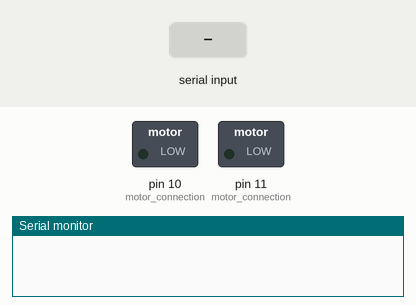
This sketch was run on a simulated Arduino Uno, built with avr-gcc and run on an emulated ATmega328P. Shown: switched loads named in the sketch (green lamp = pin HIGH), the last lines printed to the serial monitor. The test bench sets the inputs (shaded band).

Above: at 1.2 s.
1.3 s: "1" received over the second serial link
At 2.5 s:
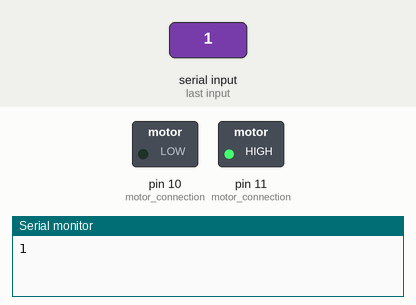
2.8 s: "2" received over the second serial link
At 3.8 s:
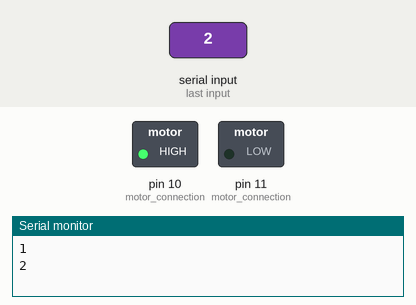
4.3 s: "3" received over the second serial link
At 4.9 s:
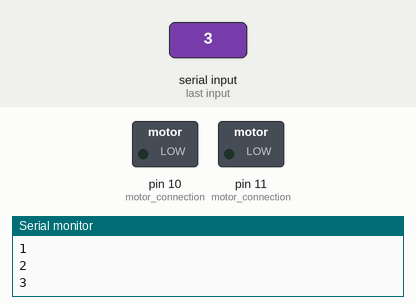
Timing chart, 0 to 7.3 s (numbered marks = the images above; inputs shaded):
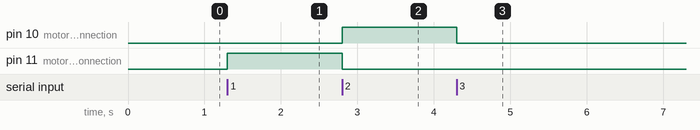

The sketch:

Chapter_6_Robotic_Motion.ino
```cpp
#include <SoftwareSerial.h>
SoftwareSerial Bluetooth(5,6); // RX | TX
char data = 0;
int motor1=10;
int motor2=11;

void setup() {

Bluetooth.begin(9600); //bluetooth communication
Serial.begin(9600);
pinMode(10,OUTPUT);//motor connection
pinMode(11,OUTPUT);//motor connection

}
void loop() {

if (Bluetooth.available()>0)
{

data = Bluetooth.read();      //Read the incoming data and store it into variable data

  Serial.println(data);       //Print Value inside data in Serial monitor


if(data == '1'){
//clockwise
     digitalWrite(10, LOW);
     digitalWrite(11, HIGH);
}

else if(data == '2'){
//anticlockwise
     digitalWrite(10, HIGH);
     digitalWrite(11, LOW);
}

else if(data == '3'){
//stop motor
  digitalWrite(10, LOW);
  digitalWrite(11, LOW);

}
}
}
```

Measured:
- after the input at 1.3 s, pin 11 (motor_connection): LOW → HIGH at once
- after the input at 2.8 s, pin 10 (motor_connection): LOW → HIGH at once; pin 11 (motor_connection): HIGH → LOW at once
- after the input at 4.3 s, pin 10 (motor_connection): HIGH → LOW at once
